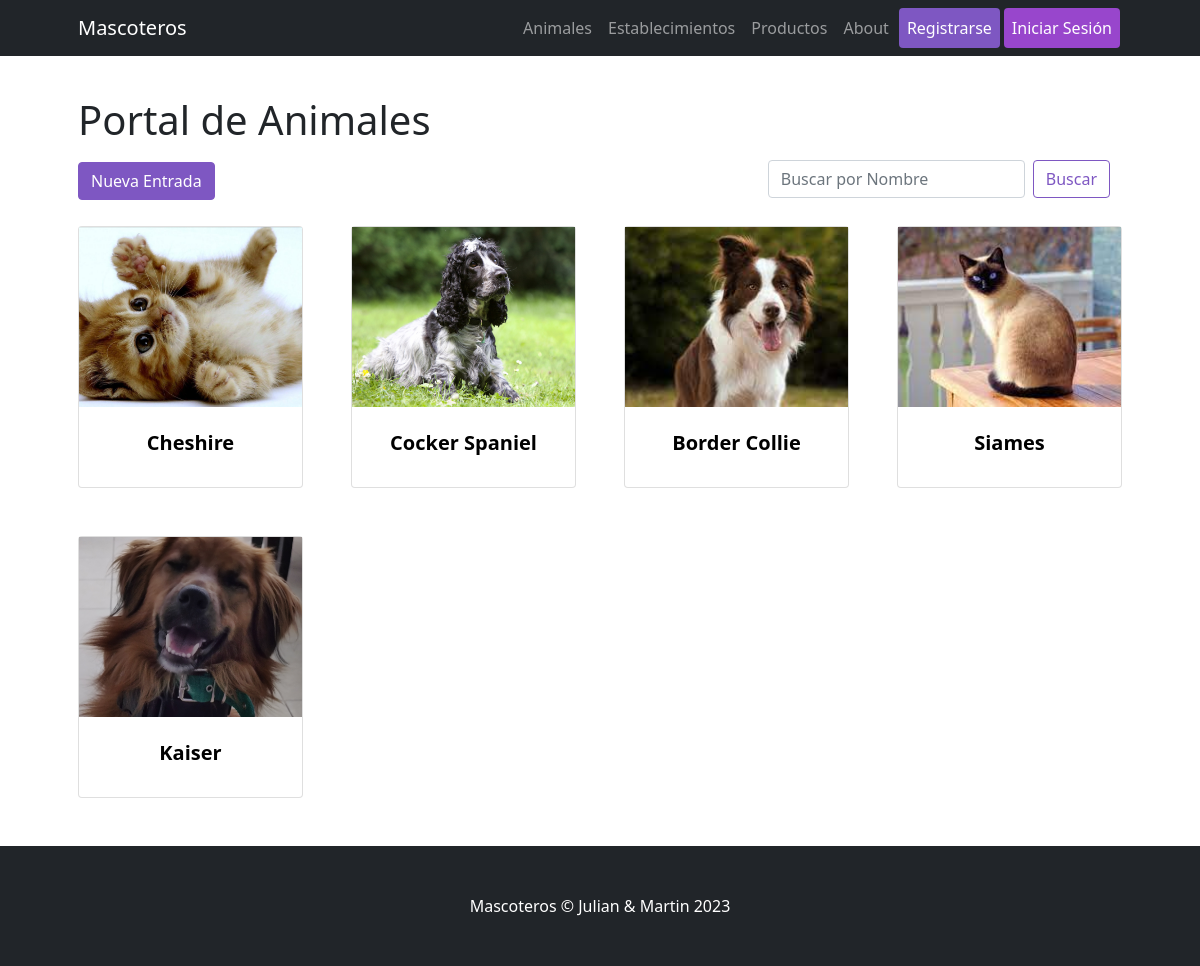
Page /Mascoteros/animal/list/ on the earlier database version.
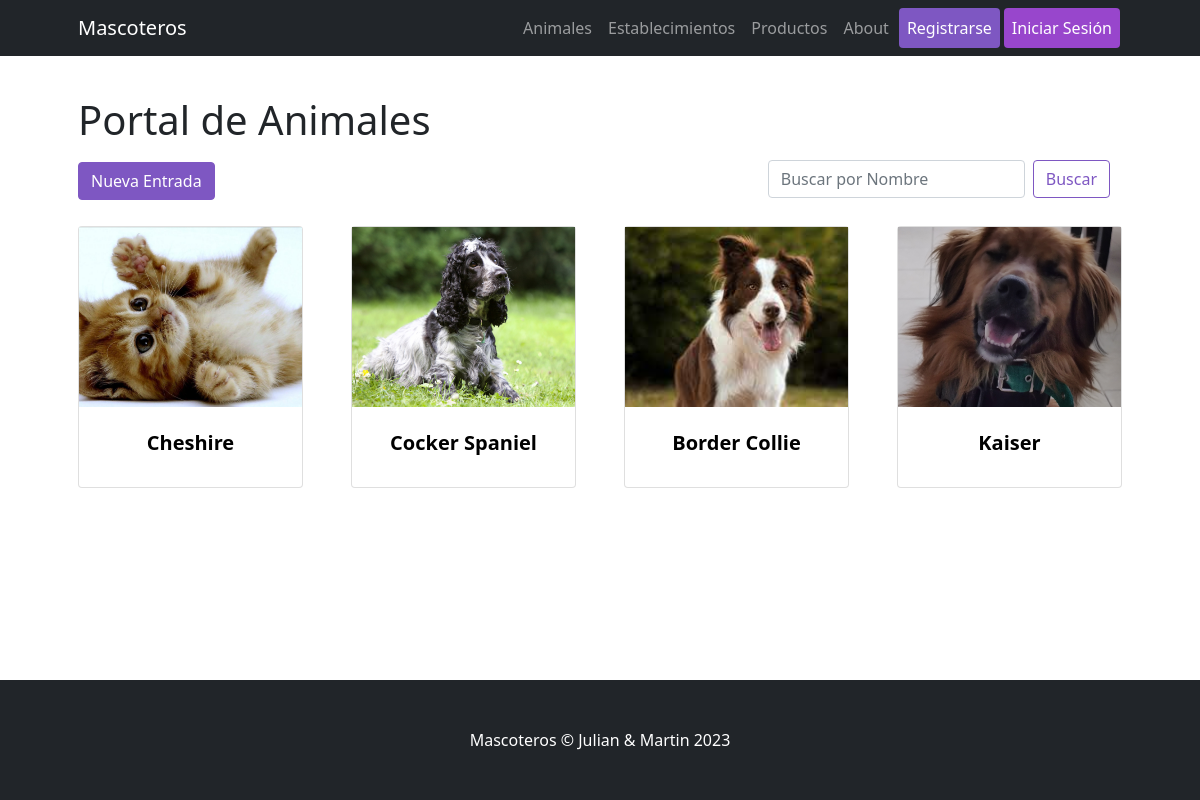
Same page on the later database version.
### Mascoteros/models.py (models this page shows)
class Animal (models.Model):
    especie      = models.CharField(max_length=64)
    nombre       = models.CharField(max_length=64)
    descripcion  = models.CharField(max_length=500)
    imagen       = models.ImageField(upload_to='images_animales')
    tamaño       = models.CharField(max_length=32)
    apto_niños   = models.BooleanField()

### Mascoteros/views.py (the view)
# urls.py: path("animal/list/", ListaAnimal.as_view(), name="AnimalesLista"),
class ListaAnimal(ListView):
    model = Animal
    template_name = "Mascoteros/animal/animal_list.html"

### Mascoteros/templates/Mascoteros/animal/animal_list.html (shortened to what this page needs)
{% extends "Mascoteros/parent.html" %}
{% load static %}
{% block contenidoDinamico %}
<h1 class="card-title">Portal de Animales </h1>
<a href="{% url 'AnimalesCrear' %}" class="btn btn-dark active float-right" role="button" aria-pressed="true">Nueva Entrada</a>
<nav class="navbar navbar-light  float-end">
    <div class="container-fluid">
      <form action="/Mascoteros/resultadoAnimales/" class="d-flex" method="GET">
        <input type="text" name="nombre" class="form-control me-2" placeholder="Buscar por Nombre">
        <button class="btn btn-outline-success" type="submit">Buscar</button>
      </form>
    </div>
</nav>
<div class="row gx-4 gx-lg-5 row-cols-2 row-cols-md-3 row-cols-xl-4 justify-content-left">
    {% for animal in object_list %}
        <div class="col mb-5">
            <a href="{% url 'AnimalesDetalle' animal.id %}">
                <div class="card h-100 zoom">
                    <img class="card-img-top-list" src="{{animal.imagen.url}}" alt="..." />
                    <div class="card-body p-4">
                        <div class="text-center">
                            <h5 class="fw-bolder">{{animal.nombre}}</h5>
                        </div>
                    </div>
                </div>
            </a>
        </div>
    {% endfor %}
</div>
{% endblock %}

Differences in the rows shown:
removed Animal: imagen (picture), nombre "Siames"
